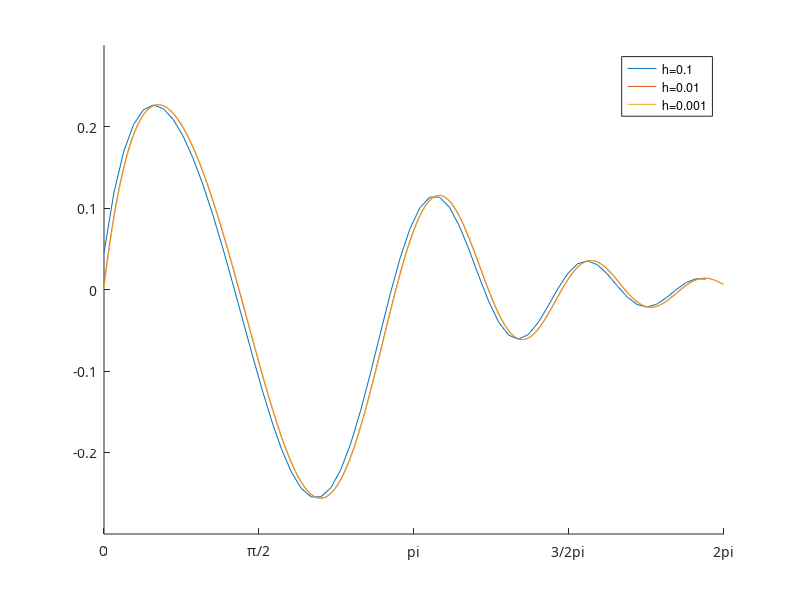

The MATLAB script that drew this image:
g=colormap(lines);hold on;
for i=1:3
    x=0:power(10,-i):2*pi;
    y=(exp(-x)).*sin((x.^2)./2);
    m=diff(y)./diff(x);
    plot(x(1:end-1),m,'color',g(i,:));
end
hold off;
legend('h=0.1','h=0.01','h=0.001');
set(gca,'XLim',[0,(2*pi)]);
set(gca,'YLim',[-0.3,0.3]);
set(gca,'FontName','LaTex');
set(gca,'XTick',0:pi/2:2*pi);
set(gca,'XTickLabel',{'0','\pi/2',"\pi","3/2\pi","2\pi"})
